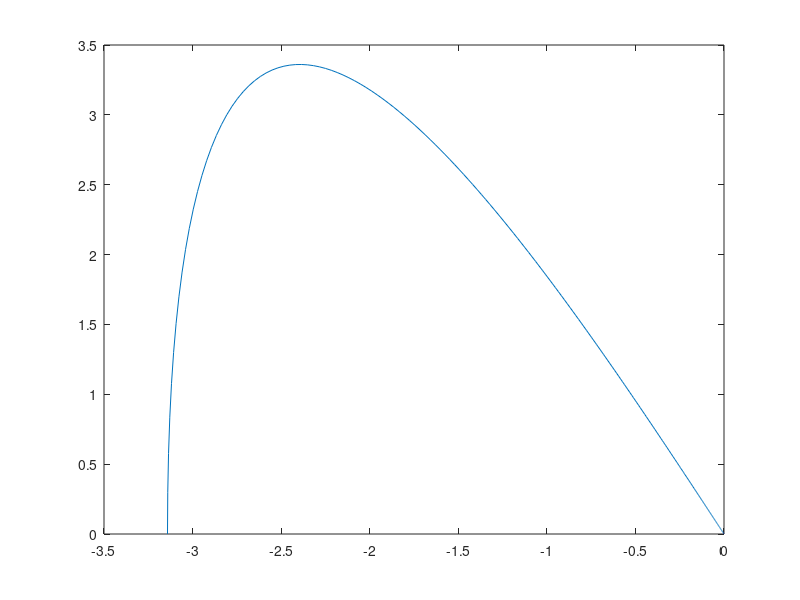

The MATLAB source for this figure:
clear;
clf;
g = 9.8;
b = 0;
l = 1;
m = 1;

A = [0 1; g/l -b/(m*l*l)];
B = [0; 1/(m*l*l)];
C = [1 1];
D = [0];

Q = diag([1 10]);
R = 1;

[K,S] = lqr(A,B,Q,R);

Ac = [(A-B*K)];
Bc = [0;1];
Cc = [C];
Dc = [D];

states = {'phi' 'phi_dot'};
inputs = {'r'};
outputs = {'phi'};

sys_cl = ss(Ac,Bc,Cc,Dc,'statename',states,'inputname',inputs,'outputname',outputs);

t = 0:0.01:20;
r =0.0*ones(size(t));
[y,t,x]=lsim(sys_cl,r,t, [-pi 0]);

%plot(t,y(:,1));
plot(x(:,1),x(:,2));
